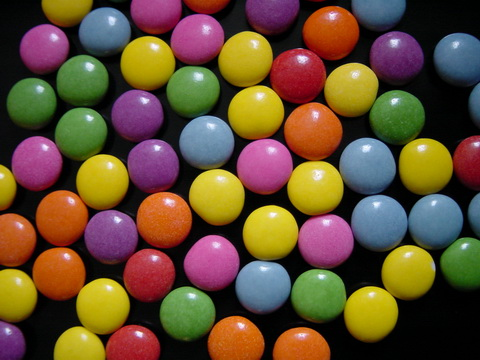
#> input picture resources/too-many5.jpg, 480 x 360 px
$ python 02-circle-detection.py
#> lines starting #> are read from the running program, lines starting #| are printed output that depends on the picture; after the words box and inside, x2 and y2 are one past the last pixel; in counts of white or black regions, pixels touching at a corner belong together
### my-modules/autoCV.py
"""
`Github: <https://github.com/ajinzrathod/>`
+--------------------------------+
| Make sure ``cv2`` is installed |
+--------------------------------+

Import Module::

  >>> import autoCV


`Resize Image`
Resize Image: autoCV.resizeImg(img, width, height)
-----------------------------------------------
Resize image with default Ratio::

  >>> img = autoCV.resizeImg(img)

Resize image with custom Ratio::

  >>> img = autoCV.resizeImg(img, width, height)


`Detect Objects`
To Detect Shapes: autoCV.detectObject.drawShapes(contours, realImg, name=False)
-------------------------------------------------------------------------------
Show Shapes::

  >>> autoCV.detectObject.drawShapes(contours, realImg)

Draw Shapes and Name Them::

  >>> autoCV.detectObject.drawShapes(contours, realImg, name=True)

Checking if contour is circle or not::

  >>> autoCV.detectObject.isCircle(cnt, realImg)


`Auto Canny Edges`
Find Edges using Canny: autoCV.autoCanny(img, sigma)
----------------------------------------------------
Find Edges::

  >>> img = autoCV.autoCanny(img)

Find edge with Sigma::

  >>> img = autoCV.autoCanny(img, sigma)


`Find And Draw Contours`
Find And Draw Contours: findAndDrawContours(edgedImg,
                                             originalImg
                                             color=(255, 255, 255
                                             thickness=2
                                             area=500):
-------------------------------------------------------
Drawing Contours::

  >>> img = autoCV.findAndDrawContours(edgedImg, originalImg)

Drawing Contours with custom settings::

  >>> img = autoCV.findAndDrawContours(edgedImg, originalImg,
                                      color, thickness, area)

"""

try:
    import cv2
    import numpy as np
    from math import sqrt
except ModuleNotFoundError as e:
    print("ModuleNotFoundError:", e)
    # raise


def resizeImg(img, aspectW=480, aspectH=360):
    """
    resizeImg(img, aspectW=480, aspectH=360) -> A resized Image
    |   @brief: Resizes the image according to Best aspect Ratio
    |
    |
    |   Parameters Explained
    |   -------------------
    |   @param(1)     img: inputs a image
    |   @param(2) aspectW: sets width according to aspectW (optional)
    |   @param(3) aspectH: sets height according to aspectH (optional)
    |
    |   Default @param aspectW: 360
    |   Default @param aspectH: 480
    |
    |
    |   Return Value
    |   ------------
    |   Returns a resized image
    """

    # Finding width and height of original Image
    w, h = img.shape[0], img.shape[1]

    wScale = hScale = 1  # Default Vales

    # Changing only is size is more than aspect Range
    if w > aspectW or h > aspectH:
        wScale = w / aspectW
        hScale = h / aspectH

    # Finding max of widthScale and heightScale
    scale = int(max(wScale, hScale))

    # Resizing image that fits the Scale using cv2
    img = cv2.resize(img, (h // scale, w // scale))

    return img


def autoCanny(image, sigma=0.33, retTh=False):
    """
    autoCanny(img, sigma=0.33) -> Image with Edges and threshold values
    |   @brief: Finds edges of Image
    |
    |
    |   Parameters Explained
    |   -------------------
    |   @param(1) image: inputs a image
    |   @param(2) sigma value (optional) [Default: 0.33]
    |   @param(3) Returns the value of threshold used in Canny if set True
    |             (optional)[Default: False]
    |
    |
    |   Return Value
    |   ------------
    |   Returns a edged Image and threshold values
    """

    # compute the median of the single channel pixel intensities
    v = np.median(image)
    std = np.std(image)

    # apply automatic Canny edge detection using the computed median
    lower = int(max(0, (1.0 - sigma) * v) - (std * .75))
    upper = int(min(255, (1.0 + sigma) * v) + std)

    edged = cv2.Canny(image, lower, upper)

    # return the edged image
    if retTh:
        return edged, lower, upper
    else:
        return edged


# [48 lines left out: function findAndDrawContours, not called in this run]


class detectObject:
    """
    This is a Class that detectObjects.
    To detect Shapes use::

      >>> autoCV.detectObject.drawShapes(contours, realImg,
                                         color=(255, 255, 255),
                                         thickness=4,
                                         minArea=500,
                                         name=False,
                                         fontScale=.75)

    To detect Circle use::

     >>> autoCV.detectObject.isCircle(cnt, realImg)

    """
    def __init__(self):
        print("Init called")

    def findShapes():
        print("Find Shapes called")

    # [256 lines left out: functions stdFourSides, isCircle, drawShapes, not called in this run]

# [2 lines that do not run on import are left out]

### Shapes-detection/02-circle-detection.py
import cv2 as cv
import numpy as np
import autoCV


path = "../resources/too-many5.jpg"
src = realImg = cv.imread(path)
#> src is the input picture: shape (360, 480, 3); mean B, G, R 49.7, 76.7, 100.3

gray = cv.cvtColor(realImg, 6)
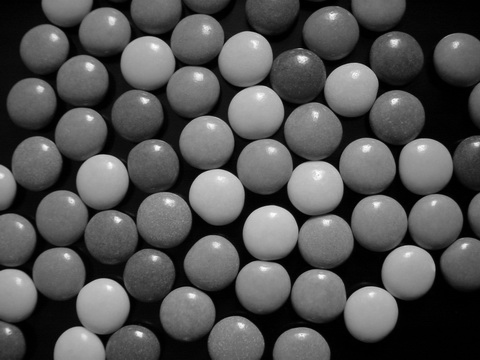
#> gray: shape (360, 480); min 0, max 254, mean 80.6

gray = cv.medianBlur(gray, 5)

gray, low, high = autoCV.autoCanny(gray, retTh=True)
#> in autoCanny, `v = np.median(image)`: v = 87
#> in autoCanny, `std = np.std(image)`: std = 58.65
#> in autoCanny, `lower = int(max(0, (1.0 - sigma) * v) - (std * .75))`: lower = 14
#> in autoCanny, `upper = int(min(255, (1.0 + sigma) * v) + std)`: upper = 174
#> in autoCanny, `edged = cv2.Canny(image, lower, upper)`:
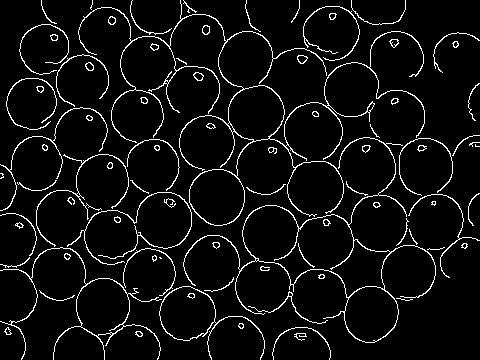
#> edged: shape (360, 480); 5.8% white in thin lines or dots
#> low = 14; high = 174
print(low, high)
#| 14 174

rows = gray.shape[0]
#> rows = 360
circles = cv.HoughCircles(gray, cv.HOUGH_GRADIENT, 1, rows / 16,
                          param1=100, param2=50, minRadius=1, maxRadius=300)
#> circles = 37 rows, first 8: [216.5, 195.5, 28.6], [99.5, 170.5, 87.8], [246.5, 58.5, 28], [314.5, 188.5, 27.7], [254.5, 112.5, 28], [136.5, 116.5, 25.8], [317.5, 295.5, 28], [270.5, 233.5, 29.1]
# circles = cv.HoughCircles(gray, cv.HOUGH_GRADIENT, 1,
#                           rows / 16, param1=400, param2=60)
if circles is not None:
    circles = np.uint16(np.around(circles))
#> circles = 37 rows, first 8: [216, 196, 29], [100, 170, 88], [246, 58, 28], [314, 188, 28], [254, 112, 28], [136, 116, 26], [318, 296, 28], [270, 234, 29]
    for c in circles[0, :]:
        center = (c[0], c[1])
        cv.circle(realImg, center, 1, (0, 100, 100), 3)
        radius = c[2]
        cv.circle(realImg, center, radius, (0, 155, 0), 3)
#> this loop made 37 passes
#> (center, radius) on passes 1 to 12: ((216, 196), 29), ((100, 170), 88), ((246, 58), 28), ((314, 188), 28), ((254, 112), 28), ((136, 116), 26), ((318, 296), 28), ((270, 234), 29), ((266, 166), 28), ((152, 166), 27), ((212, 262), 28), ((104, 306), 29)
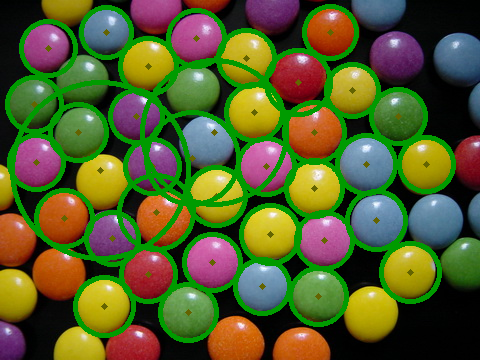
#> realImg: shape (360, 480, 3); 18.65% of pixels changed, all inside (x1, y1, x2, y2) = (5, 4, 456, 343)

realImg = autoCV.resizeImg(realImg)
cv.imshow("Image", realImg)
cv.waitKey(0)

$ run again, with resources/too-many2.jpg copied over resources/too-many5.jpg
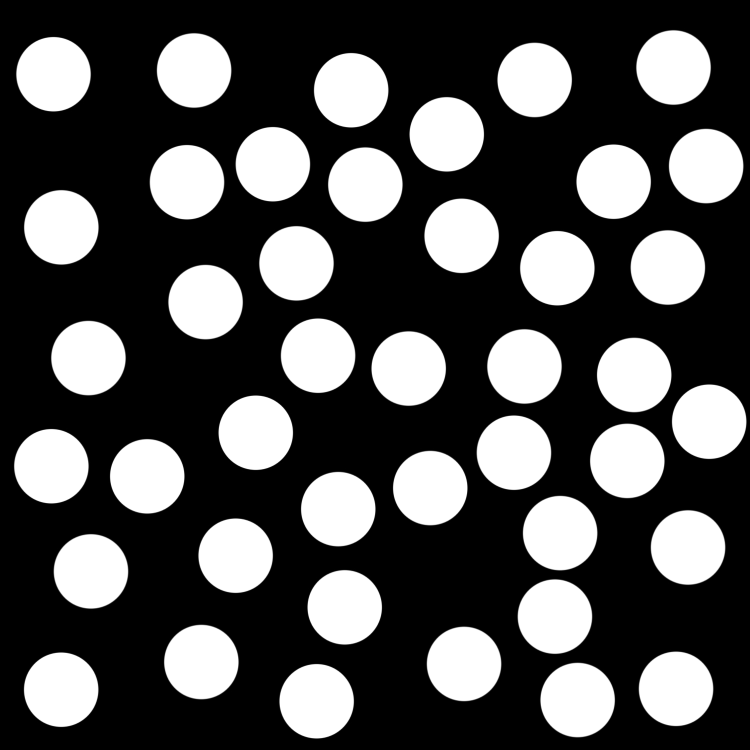
#> input picture resources/too-many2.jpg, 1500 x 1500 px (shown at 1/2 size)
#> src is the input picture: shape (1500, 1500, 3); min 0, max 255, mean 82.8
#> v = 0
#> std = 118.6
#> lower = -88
#> upper = 118
#> in autoCanny, `edged = cv2.Canny(image, lower, upper)`:
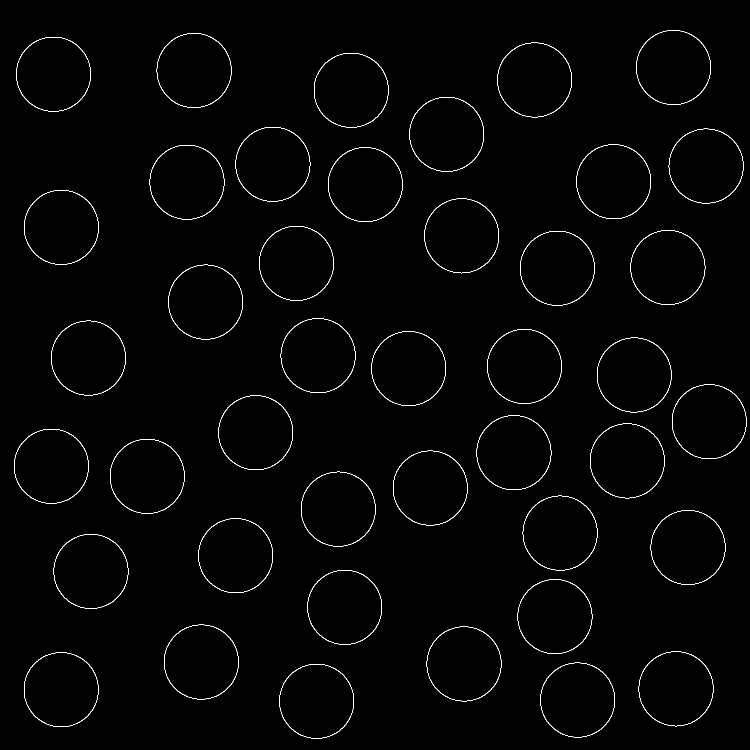
#> edged: shape (1500, 1500) (shown at 1/2 size); 1% white in thin lines or dots
#> low = -88; high = 118
#| -88 118
#> circles = None
#> in resizeImg, `img = cv2.resize(img, (h // scale, w // scale))`:
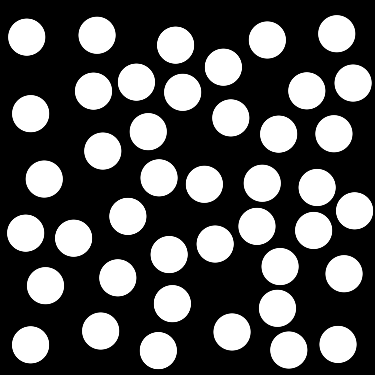
#> img: shape (375, 375, 3); min 0, max 255, mean 82.8

$ run again, with resources/too-many3.jpg copied over resources/too-many5.jpg
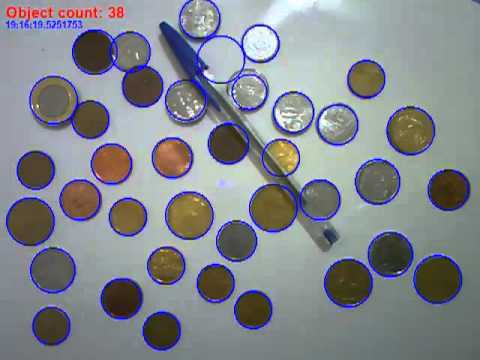
#> input picture resources/too-many3.jpg, 480 x 360 px
#> src is the input picture: shape (360, 480, 3); mean B, G, R 141.2, 135, 131.6
#> v = 142
#> std = 44.99
#> lower = 61
#> upper = 233
#> in autoCanny, `edged = cv2.Canny(image, lower, upper)`:
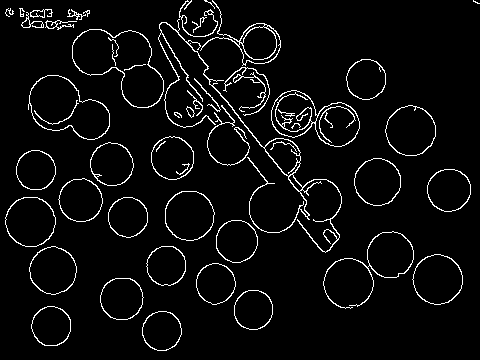
#> edged: shape (360, 480); 4.8% white in thin lines or dots
#> low = 61; high = 233
#| 61 233
#> `circles = cv.HoughCircles(gray, cv.HOUGH_GRADIENT, 1, rows / 16, param..`: circles = 31 rows, first 8: [160.5, 127.5, 114.8], [139.5, 190.5, 123.9], [278.5, 219.5, 108.1], [35.5, 169.5, 18.5], [221.5, 186.5, 78.3], [80.5, 199.5, 20.5], [188.5, 216.5, 24.9], [347.5, 282.5, 23.5]
#> `circles = np.uint16(np.around(circles))`: circles = 31 rows, first 8: [160, 128, 115], [140, 190, 124], [278, 220, 108], [36, 170, 18], [222, 186, 78], [80, 200, 20], [188, 216, 25], [348, 282, 24]
#> the loop `for c in circles[0, :]:` made 31 passes
#> after the loop `for c in circles[0, :]:`:
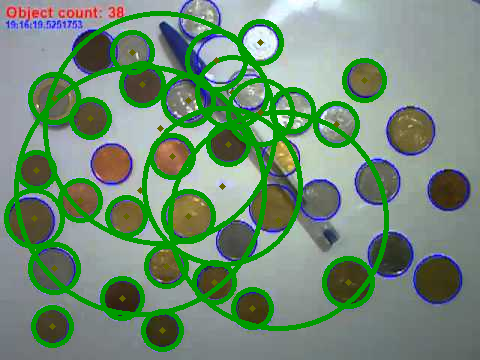
#> realImg: shape (360, 480, 3); 16.48% of pixels changed, all inside (x1, y1, x2, y2) = (4, 11, 389, 352)
